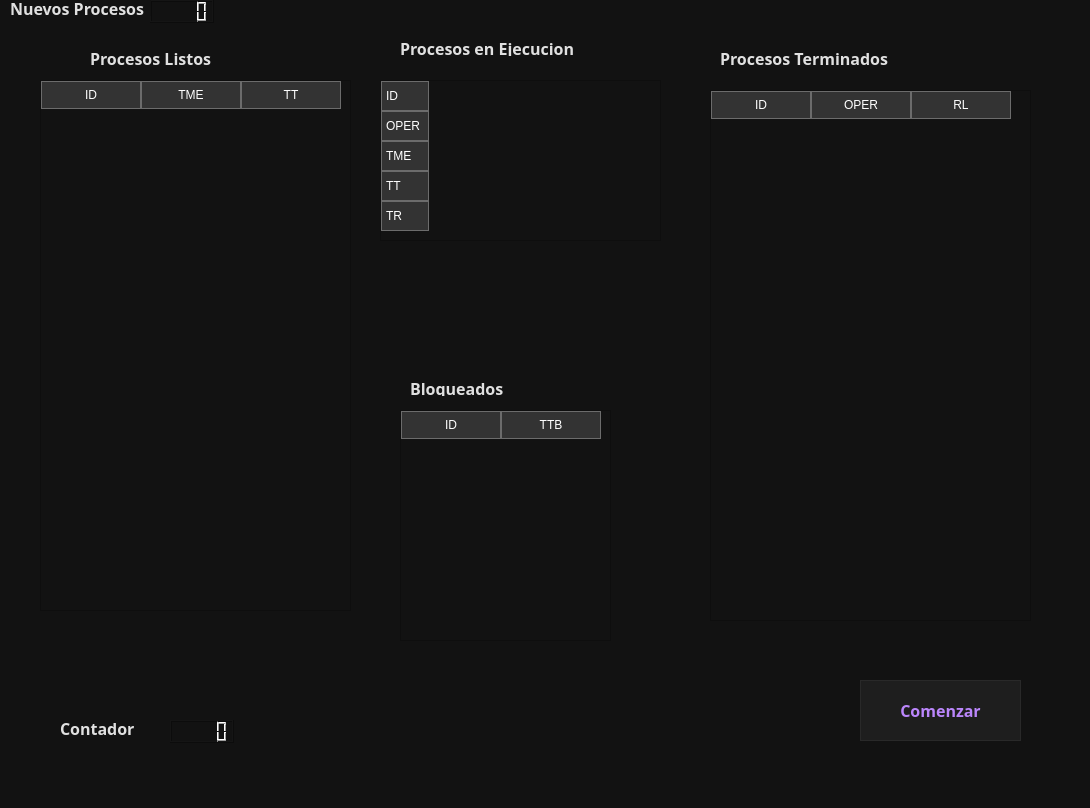
<?xml version="1.0" encoding="UTF-8"?>
<ui version="4.0">
 <class>MainWindow</class>
 <widget class="QMainWindow" name="MainWindow">
  <property name="geometry">
   <rect>
    <x>0</x>
    <y>0</y>
    <width>1090</width>
    <height>808</height>
   </rect>
  </property>
  <property name="windowTitle">
   <string>Simulador de Procesos</string>
  </property>
  <property name="styleSheet">
   <string notr="true">QWidget {
    background-color: #121212;
    color: #E0E0E0;
}

QPushButton {
    background-color: #1E1E1E;
    border: 1px solid #292929;
    color: #BB86FC;
}

QPushButton:hover {
    background-color: #292929;
}

QLineEdit {
    background-color: #1E1E1E;
    color: #E0E0E0;
    border: 1px solid #292929;
}

QLabel {
    color: #E0E0E0;
}

</string>
  </property>
  <widget class="QWidget" name="centralwidget">
   <widget class="QLabel" name="label">
    <property name="geometry">
     <rect>
      <x>90</x>
      <y>50</y>
      <width>141</width>
      <height>16</height>
     </rect>
    </property>
    <property name="font">
     <font>
      <family>Segoe Print</family>
      <pointsize>12</pointsize>
      <bold>true</bold>
     </font>
    </property>
    <property name="text">
     <string>Procesos Listos</string>
    </property>
   </widget>
   <widget class="QLabel" name="label_2">
    <property name="geometry">
     <rect>
      <x>410</x>
      <y>380</y>
      <width>141</width>
      <height>16</height>
     </rect>
    </property>
    <property name="font">
     <font>
      <family>Segoe Print</family>
      <pointsize>12</pointsize>
      <bold>true</bold>
     </font>
    </property>
    <property name="text">
     <string>Bloqueados</string>
    </property>
   </widget>
   <widget class="QLabel" name="label_3">
    <property name="geometry">
     <rect>
      <x>400</x>
      <y>40</y>
      <width>201</width>
      <height>16</height>
     </rect>
    </property>
    <property name="font">
     <font>
      <family>Segoe Print</family>
      <pointsize>12</pointsize>
      <bold>true</bold>
     </font>
    </property>
    <property name="text">
     <string>Procesos en Ejecucion</string>
    </property>
   </widget>
   <widget class="QLabel" name="label_4">
    <property name="geometry">
     <rect>
      <x>720</x>
      <y>50</y>
      <width>201</width>
      <height>16</height>
     </rect>
    </property>
    <property name="font">
     <font>
      <family>Segoe Print</family>
      <pointsize>12</pointsize>
      <bold>true</bold>
     </font>
    </property>
    <property name="text">
     <string>Procesos Terminados</string>
    </property>
   </widget>
   <widget class="QLCDNumber" name="lcdNumber">
    <property name="geometry">
     <rect>
      <x>150</x>
      <y>0</y>
      <width>64</width>
      <height>23</height>
     </rect>
    </property>
   </widget>
   <widget class="QLCDNumber" name="lcdNumber_2">
    <property name="geometry">
     <rect>
      <x>170</x>
      <y>720</y>
      <width>64</width>
      <height>23</height>
     </rect>
    </property>
   </widget>
   <widget class="QLabel" name="label_5">
    <property name="geometry">
     <rect>
      <x>10</x>
      <y>0</y>
      <width>141</width>
      <height>16</height>
     </rect>
    </property>
    <property name="font">
     <font>
      <family>Segoe Print</family>
      <pointsize>12</pointsize>
      <bold>true</bold>
     </font>
    </property>
    <property name="text">
     <string>Nuevos Procesos</string>
    </property>
   </widget>
   <widget class="QLabel" name="label_6">
    <property name="geometry">
     <rect>
      <x>60</x>
      <y>720</y>
      <width>81</width>
      <height>16</height>
     </rect>
    </property>
    <property name="font">
     <font>
      <family>Segoe Print</family>
      <pointsize>12</pointsize>
      <bold>true</bold>
     </font>
    </property>
    <property name="text">
     <string>Contador</string>
    </property>
   </widget>
   <widget class="QPushButton" name="Comenzar">
    <property name="geometry">
     <rect>
      <x>860</x>
      <y>680</y>
      <width>161</width>
      <height>61</height>
     </rect>
    </property>
    <property name="font">
     <font>
      <family>Segoe Print</family>
      <pointsize>12</pointsize>
      <bold>true</bold>
     </font>
    </property>
    <property name="text">
     <string>Comenzar</string>
    </property>
   </widget>
   <widget class="QTableWidget" name="table_pListos">
    <property name="geometry">
     <rect>
      <x>40</x>
      <y>80</y>
      <width>311</width>
      <height>531</height>
     </rect>
    </property>
    <property name="font">
     <font>
      <family>Segoe Print</family>
     </font>
    </property>
    <property name="styleSheet">
     <string notr="true">QHeaderView::section {
    background-color: #333333; /* Un color de fondo más claro o más oscuro según tu tema */
    color: #FFFFFF; /* Un color de texto que contraste bien con el fondo */
    padding: 4px;
    border: 1px solid #6c6c6c;
}
QHeaderView::section {
    font-size: 9pt; /* Un tamaño más grande de texto */
    font-family: &quot;Segoe Print&quot;; /* Cambia a la fuente que prefieras */
    
}
</string>
    </property>
    <column>
     <property name="text">
      <string>ID</string>
     </property>
    </column>
    <column>
     <property name="text">
      <string>TME</string>
     </property>
    </column>
    <column>
     <property name="text">
      <string>TT</string>
     </property>
    </column>
   </widget>
   <widget class="QTableWidget" name="table_pListos_2">
    <property name="geometry">
     <rect>
      <x>380</x>
      <y>80</y>
      <width>281</width>
      <height>161</height>
     </rect>
    </property>
    <property name="font">
     <font>
      <family>Segoe Print</family>
     </font>
    </property>
    <property name="styleSheet">
     <string notr="true">QHeaderView::section {
    background-color: #333333; /* Un color de fondo más claro o más oscuro según tu tema */
    color: #FFFFFF; /* Un color de texto que contraste bien con el fondo */
    padding: 4px;
    border: 1px solid #6c6c6c;
}
QHeaderView::section {
    font-size: 9pt; /* Un tamaño más grande de texto */
    font-family: &quot;Segoe Print&quot;; /* Cambia a la fuente que prefieras */
    
}
</string>
    </property>
    <row>
     <property name="text">
      <string>ID</string>
     </property>
    </row>
    <row>
     <property name="text">
      <string>OPER</string>
     </property>
    </row>
    <row>
     <property name="text">
      <string>TME</string>
     </property>
    </row>
    <row>
     <property name="text">
      <string>TT</string>
     </property>
    </row>
    <row>
     <property name="text">
      <string>TR</string>
     </property>
    </row>
   </widget>
   <widget class="QTableWidget" name="table_pListos_3">
    <property name="geometry">
     <rect>
      <x>400</x>
      <y>410</y>
      <width>211</width>
      <height>231</height>
     </rect>
    </property>
    <property name="font">
     <font>
      <family>Segoe Print</family>
     </font>
    </property>
    <property name="styleSheet">
     <string notr="true">QHeaderView::section {
    background-color: #333333; /* Un color de fondo más claro o más oscuro según tu tema */
    color: #FFFFFF; /* Un color de texto que contraste bien con el fondo */
    padding: 4px;
    border: 1px solid #6c6c6c;
}
QHeaderView::section {
    font-size: 9pt; /* Un tamaño más grande de texto */
    font-family: &quot;Segoe Print&quot;; /* Cambia a la fuente que prefieras */
    
}
</string>
    </property>
    <column>
     <property name="text">
      <string>ID</string>
     </property>
    </column>
    <column>
     <property name="text">
      <string>TTB</string>
     </property>
    </column>
   </widget>
   <widget class="QTableWidget" name="table_pListos_4">
    <property name="geometry">
     <rect>
      <x>710</x>
      <y>90</y>
      <width>321</width>
      <height>531</height>
     </rect>
    </property>
    <property name="font">
     <font>
      <family>Segoe Print</family>
     </font>
    </property>
    <property name="styleSheet">
     <string notr="true">QHeaderView::section {
    background-color: #333333; /* Un color de fondo más claro o más oscuro según tu tema */
    color: #FFFFFF; /* Un color de texto que contraste bien con el fondo */
    padding: 4px;
    border: 1px solid #6c6c6c;
}
QHeaderView::section {
    font-size: 9pt; /* Un tamaño más grande de texto */
    font-family: &quot;Segoe Print&quot;; /* Cambia a la fuente que prefieras */
    
}
</string>
    </property>
    <column>
     <property name="text">
      <string>ID</string>
     </property>
    </column>
    <column>
     <property name="text">
      <string>OPER</string>
     </property>
    </column>
    <column>
     <property name="text">
      <string>RL</string>
     </property>
    </column>
   </widget>
  </widget>
  <widget class="QMenuBar" name="menubar">
   <property name="geometry">
    <rect>
     <x>0</x>
     <y>0</y>
     <width>1090</width>
     <height>22</height>
    </rect>
   </property>
  </widget>
  <widget class="QStatusBar" name="statusbar"/>
 </widget>
 <resources/>
 <connections/>
</ui>
